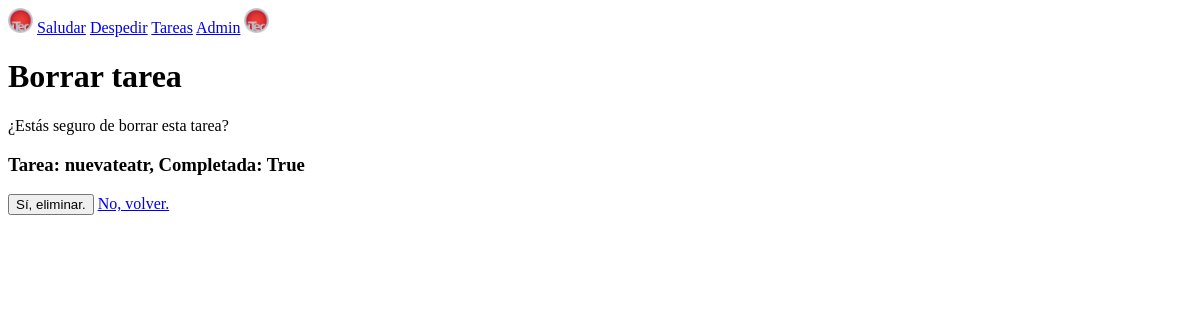
/tareas/borrar/5/, run on an earlier commit of the app's database.
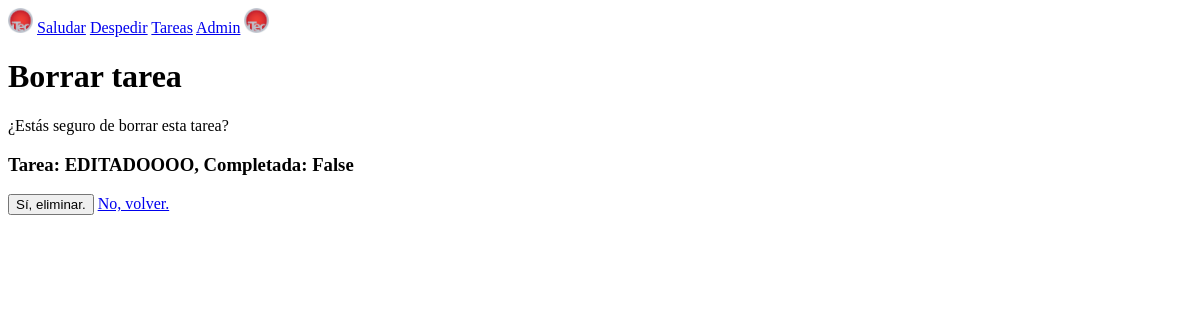
And on a later commit of the database.
### todolist/models.py (models this page shows, shortened)
class Tarea(models.Model):
    nombre = models.CharField(max_length=100)
    completada = models.BooleanField(
        default=False,
        help_text="¿La tarea está completada?",
        verbose_name="Finalización de la tarea"
    )
    fecha_completado = models.DateField()
    fecha_creacion = models.DateTimeField(auto_now=True)
    responsable = models.ForeignKey(
        User,
        on_delete=models.CASCADE,
        related_name="responsable",
        default=None,
        blank=True,
        null=True,
    )
    etiqueta = models.ManyToManyField(
        Etiqueta,
        default=None,
        blank=True,
        related_name="etiquetas",
    )
    activo = models.BooleanField(default=True, help_text="Verdadero si NO está archivado")
    imagen = models.ImageField(upload_to="card_image/", null=True, blank=True)
    class Meta:
        verbose_name = "Tarea de proyecto"
        verbose_name_plural = "Tareas de los proyectos"
        ordering = ["-id"]

### todolist/views.py (the view)
# urls.py: path("borrar/<int:id>/", views.eliminar_tarea, name="borrar"),
def eliminar_tarea(request, id):
    tarea = get_object_or_404(Tarea, id=id)
    if request.method == "POST":
        tarea.activo = False
        tarea.save()
        return redirect("tareas")
    return render(request, "todolist/borrar_tarea.html", {"tarea": tarea})

### todolist/templates/todolist/borrar_tarea.html (shortened to what this page needs)
{% extends 'saludo/base.html'%}
{%block body%}
<h1>Borrar tarea</h1>
<form method="post">
    <div>¿Estás seguro de borrar esta tarea?</div>
    <h3>
        Tarea: {{ tarea.nombre }}, Completada: {{tarea.completada}}
    </h3>
    <button type="submit"> Sí, eliminar. </button>
    <a href="{% url 'tareas' %}">No, volver.</a>
</form>
{%endblock%}

What changed in the data, as far as the page shows it:
changed Tarea: nombre "nuevateatr" → "EDITADOOOO"; completada "True" → "False"
